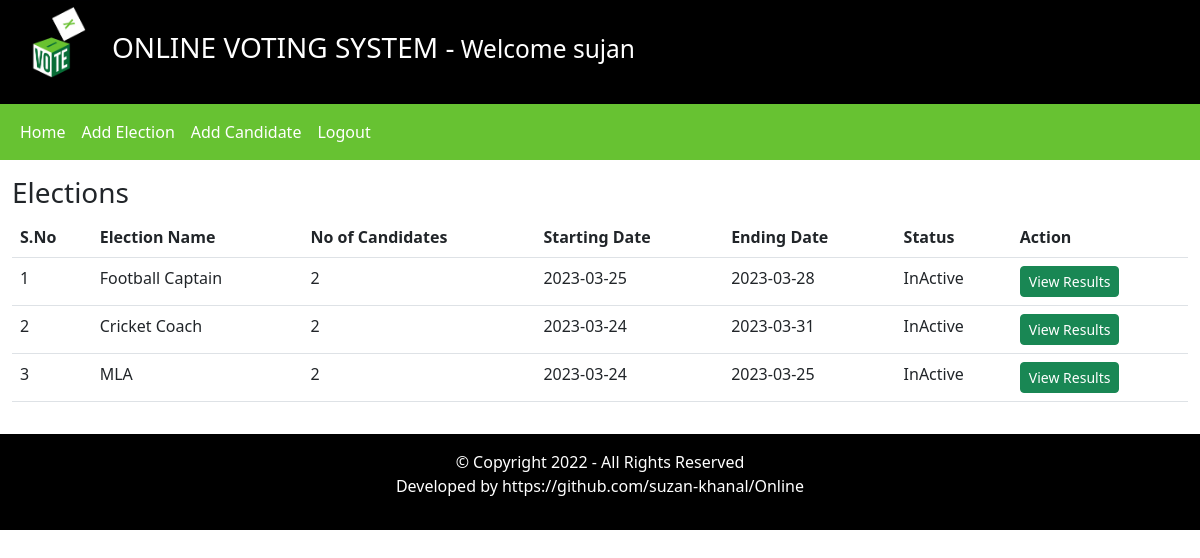
Before: /admin/index.php?Homepage=1 (signed in) with the older database file.
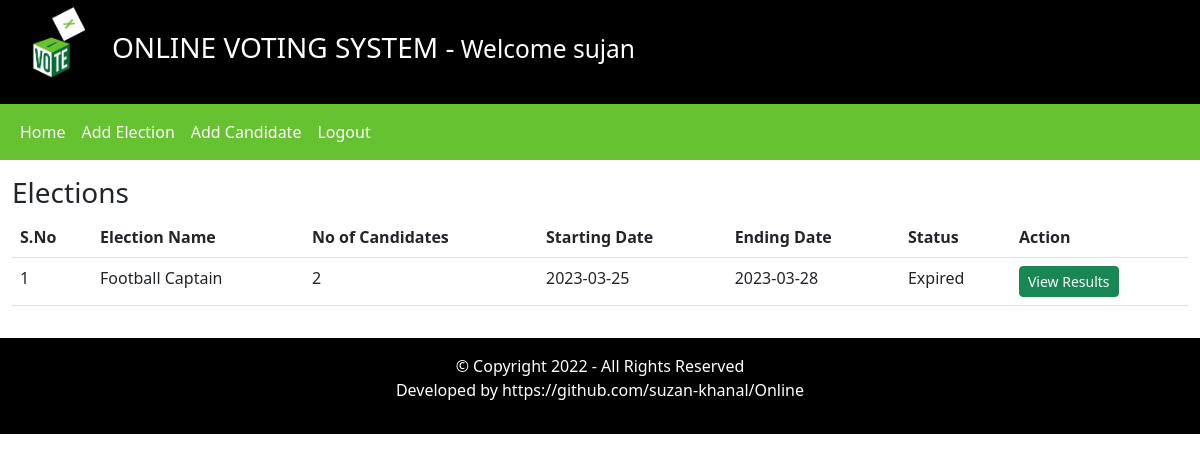
After: the same page with the newer database file.
### tables this page shows
CREATE TABLE `elections` (
  `id` int(11) NOT NULL,
  `Election_Topic` varchar(50) NOT NULL,
  `No_of_Candidates` int(11) NOT NULL,
  `Starting_Date` date NOT NULL,
  `Ending_Date` date NOT NULL,
  `Status` varchar(50) NOT NULL,
  `Inserted_By` varchar(50) NOT NULL,
  `Inserted_on` date NOT NULL
);

### admin/include/Homepage.php (the view)
<div class="row my-3">
     <div class="col-12">
        <h3>Elections</h3>
        <table class="table">
            <thead>
            <tr>
             <th scope="col">S.No</th>
             <th scope="col">Election Name</th>
             <th scope="col">No of Candidates</th>
             <th scope="col">Starting Date</th>
             <th scope="col">Ending Date</th>
             <th scope="col">Status</th>
             <th scope="col">Action</th>
            </tr>
            </thead>
                <tbody>
                    <?php
                        $FetchData = mysqli_Query($con, "SELECT * FROM elections") or die(mysqli_error($con));
                        $IsAnyElectionAdded = mysqli_num_rows($FetchData);
                        if($IsAnyElectionAdded > 0)
                        {
                            $sno = 1;
                                while($row = mysqli_fetch_assoc($FetchData))
                                {
                                    $election_id = $row['id'];
                                    ?>
                                    <tr>
                                        <td><?php echo $sno++; ?></td>
                                        <td><?php echo $row['Election_Topic']; ?></td>
                                        <td><?php echo $row['No_of_Candidates']; ?></td>
                                        <td><?php echo $row['Starting_Date']; ?></td>
                                        <td><?php echo $row['Ending_Date']; ?></td>
                                        <td><?php echo $row['Status']; ?></td>
                                        <td>
                                            <a href="index.php?viewResults=<?php echo $election_id; ?> " class="btn btn-sm btn-success"> View Results </a>
                                        </td>
                                    </tr>
                                    <?php
                                 }
                        }else{
                            ?>
                            <tr>
                                <td colspan="7"> No any election is added yet. </td>
                        </tr>
                            <?php
                        }
                    ?>
                </tbody>
        </table>
    </div>
</div>

### admin/include/header.php (shortened to what this page needs)
<!DOCTYPE html>
<html lang="en">
<head>
    <link rel="stylesheet" href="../assets/css/bootstrap.min.css">
     <link rel="stylesheet" href="../assets/css/style.css">
</head>
<body>
<div class="container-fluid">
    <div class="row bg-black text-white">
        <div class="col-1">
            <img src="../assets/images/logo.gif" alt="image" width="80px"/>
        </div>
        <div class="col-11 my-auto">
        <h3>ONLINE VOTING SYSTEM -<small> Welcome <?php echo $_SESSION['username']; ?> </small> </h3>
        </div>
</div>

### admin/include/navigation.php (shortened to what this page needs)
<div class="row bg_green">
<div class="col-12">
<nav class="navbar navbar-expand-lg navbar-light bg_green">
  <div class="collapse navbar-collapse" id="navbarSupportedContent">
    <ul class="navbar-nav mr-auto">
      <li class="nav-item">
        <a class="nav-link text-white mr-3" href="index.php?Homepage=1">Home</a>
      </li>
      <li class="nav-item">
        <a class="nav-link text-white mr-3" href="index.php?AddElectionPage=1">Add Election</a>
      </li>
      <li class="nav-item">
        <a class="nav-link text-white mr-3" href="index.php?AddCandidatesPage=1">Add Candidate</a>
      </li>
      <li class="nav-item">
        <a class="nav-link text-white mr-3" href="logout.php">Logout</a>
      </li>
    </ul>
  </div>
</nav>
</div>
</div>

### admin/index.php
<?php
require_once("include/header.php");
require_once("include/navigation.php");
if(isset($_GET['Homepage']))
{
    require_once("include/Homepage.php");
}else if(isset($_GET['AddElectionPage']))
{
    require_once("include/Add_Election.php");
}else if(isset($_GET['AddCandidatesPage']))
{
    require_once("include/Add_Candidates.php");
}else if(isset($_GET['viewResults']))
{
    require_once("include/viewResults.php");
}
?>
<?php
require_once("include/footer.php");
?>

### admin/include/footer.php (shortened to what this page needs)
<div class="row bg-black text-center text-white">
        <div class="col-12 my-3">
        <p> &copy; Copyright 2022 - All Rights Reserved <br />
        Developed by https://github.com/suzan-khanal/Online
     </p>
        </div>
    </div>
</div>
</body>
</html>

### assets/css/style.css (style rules this page uses)
.text-white { color:#fff; }
.bg-black { background-color: #000; }
.bg_green { background-color: #67C232; }

Changed rows visible on the page:
removed elections: Election_Topic "Cricket Coach", No_of_Candidates "2", Starting_Date "2023-03-24", Ending_Date "2023-03-31", Status "InActive"
removed elections: Election_Topic "MLA", No_of_Candidates "2", Starting_Date "2023-03-24", Ending_Date "2023-03-25", Status "InActive"
changed elections "Football Captain": Status "InActive" → "Expired"
